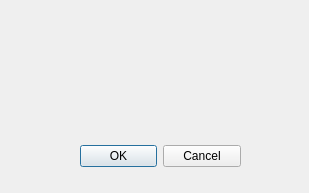
<?xml version="1.0" encoding="UTF-8"?>
<ui version="4.0">
 <class>Dialog_create_connection</class>
 <widget class="QDialog" name="Dialog_create_connection">
  <property name="geometry">
   <rect>
    <x>0</x>
    <y>0</y>
    <width>309</width>
    <height>193</height>
   </rect>
  </property>
  <property name="windowTitle">
   <string>Create the connection</string>
  </property>
  <widget class="QDialogButtonBox" name="buttonBox">
   <property name="geometry">
    <rect>
     <x>80</x>
     <y>140</y>
     <width>161</width>
     <height>32</height>
    </rect>
   </property>
   <property name="orientation">
    <enum>Qt::Horizontal</enum>
   </property>
   <property name="standardButtons">
    <set>QDialogButtonBox::Cancel|QDialogButtonBox::Ok</set>
   </property>
  </widget>
  <widget class="QLabel" name="label">
   <property name="geometry">
    <rect>
     <x>90</x>
     <y>40</y>
     <width>171</width>
     <height>61</height>
    </rect>
   </property>
   <property name="text">
    <string/>
   </property>
  </widget>
 </widget>
 <resources/>
 <connections>
  <connection>
   <sender>buttonBox</sender>
   <signal>accepted()</signal>
   <receiver>Dialog_create_connection</receiver>
   <slot>accept()</slot>
   <hints>
    <hint type="sourcelabel">
     <x>248</x>
     <y>254</y>
    </hint>
    <hint type="destinationlabel">
     <x>157</x>
     <y>274</y>
    </hint>
   </hints>
  </connection>
  <connection>
   <sender>buttonBox</sender>
   <signal>rejected()</signal>
   <receiver>Dialog_create_connection</receiver>
   <slot>reject()</slot>
   <hints>
    <hint type="sourcelabel">
     <x>316</x>
     <y>260</y>
    </hint>
    <hint type="destinationlabel">
     <x>286</x>
     <y>274</y>
    </hint>
   </hints>
  </connection>
 </connections>
</ui>
